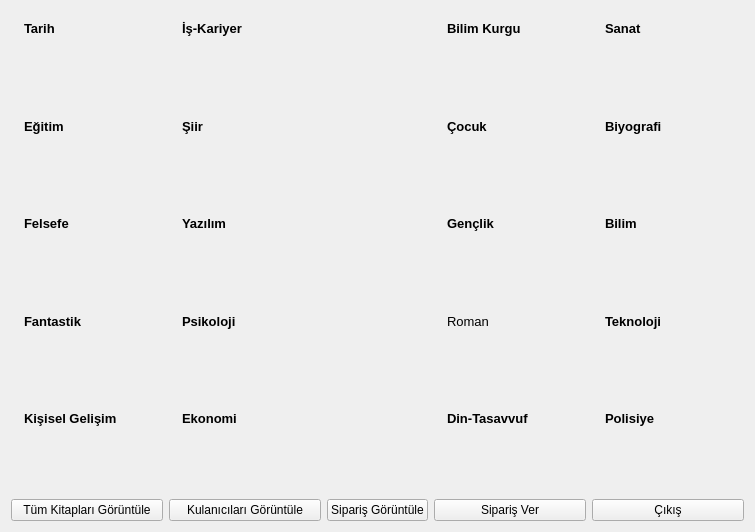
<?xml version="1.0" encoding="UTF-8"?>
<ui version="4.0">
 <class>Form</class>
 <widget class="QWidget" name="Form">
  <property name="geometry">
   <rect>
    <x>0</x>
    <y>0</y>
    <width>646</width>
    <height>532</height>
   </rect>
  </property>
  <property name="minimumSize">
   <size>
    <width>0</width>
    <height>0</height>
   </size>
  </property>
  <property name="windowTitle">
   <string>Form</string>
  </property>
  <layout class="QGridLayout" name="gridLayout_2">
   <item row="3" column="1">
    <layout class="QGridLayout" name="gridLayout">
     <item row="0" column="3">
      <widget class="QCommandLinkButton" name="commandLinkButton_bilim_kurgu">
       <property name="sizePolicy">
        <sizepolicy hsizetype="Preferred" vsizetype="Preferred">
         <horstretch>0</horstretch>
         <verstretch>0</verstretch>
        </sizepolicy>
       </property>
       <property name="font">
        <font>
         <family>Segoe UI</family>
         <pointsize>10</pointsize>
        </font>
       </property>
       <property name="text">
        <string>Bilim Kurgu</string>
       </property>
       <property name="iconSize">
        <size>
         <width>0</width>
         <height>1</height>
        </size>
       </property>
      </widget>
     </item>
     <item row="0" column="0">
      <widget class="QCommandLinkButton" name="commandLinkButton_tarih">
       <property name="font">
        <font>
         <family>Segoe UI</family>
         <pointsize>10</pointsize>
        </font>
       </property>
       <property name="text">
        <string>Tarih</string>
       </property>
       <property name="iconSize">
        <size>
         <width>0</width>
         <height>0</height>
        </size>
       </property>
      </widget>
     </item>
     <item row="2" column="4">
      <widget class="QCommandLinkButton" name="commandLinkButton_bilim">
       <property name="font">
        <font>
         <family>Segoe UI</family>
         <pointsize>10</pointsize>
        </font>
       </property>
       <property name="text">
        <string>Bilim</string>
       </property>
       <property name="iconSize">
        <size>
         <width>0</width>
         <height>0</height>
        </size>
       </property>
      </widget>
     </item>
     <item row="4" column="0">
      <widget class="QCommandLinkButton" name="commandLinkButton_kisisel_gelisim">
       <property name="font">
        <font>
         <family>Segoe UI</family>
         <pointsize>10</pointsize>
        </font>
       </property>
       <property name="text">
        <string>Kişisel Gelişim</string>
       </property>
       <property name="iconSize">
        <size>
         <width>0</width>
         <height>0</height>
        </size>
       </property>
      </widget>
     </item>
     <item row="3" column="1">
      <widget class="QCommandLinkButton" name="commandLinkButton_psikoloji">
       <property name="font">
        <font>
         <family>Segoe UI</family>
         <pointsize>10</pointsize>
        </font>
       </property>
       <property name="text">
        <string>Psikoloji</string>
       </property>
       <property name="iconSize">
        <size>
         <width>0</width>
         <height>0</height>
        </size>
       </property>
      </widget>
     </item>
     <item row="1" column="3">
      <widget class="QCommandLinkButton" name="commandLinkButton_cocuk">
       <property name="font">
        <font>
         <family>Segoe UI</family>
         <pointsize>10</pointsize>
        </font>
       </property>
       <property name="text">
        <string>Çocuk</string>
       </property>
       <property name="iconSize">
        <size>
         <width>0</width>
         <height>0</height>
        </size>
       </property>
      </widget>
     </item>
     <item row="1" column="1">
      <widget class="QCommandLinkButton" name="commandLinkButton_siir">
       <property name="font">
        <font>
         <family>Segoe UI</family>
         <pointsize>10</pointsize>
        </font>
       </property>
       <property name="text">
        <string>Şiir</string>
       </property>
       <property name="iconSize">
        <size>
         <width>0</width>
         <height>0</height>
        </size>
       </property>
      </widget>
     </item>
     <item row="3" column="3">
      <widget class="QCommandLinkButton" name="commandLinkButton_roman">
       <property name="sizePolicy">
        <sizepolicy hsizetype="Minimum" vsizetype="Minimum">
         <horstretch>0</horstretch>
         <verstretch>0</verstretch>
        </sizepolicy>
       </property>
       <property name="font">
        <font>
         <family>Segoe UI</family>
         <pointsize>10</pointsize>
         <weight>50</weight>
         <bold>false</bold>
         <stylestrategy>PreferAntialias</stylestrategy>
        </font>
       </property>
       <property name="layoutDirection">
        <enum>Qt::LeftToRight</enum>
       </property>
       <property name="text">
        <string>Roman</string>
       </property>
       <property name="iconSize">
        <size>
         <width>0</width>
         <height>0</height>
        </size>
       </property>
       <property name="description">
        <string/>
       </property>
      </widget>
     </item>
     <item row="6" column="0">
      <widget class="QPushButton" name="pushButton_tum_kitaplar">
       <property name="sizePolicy">
        <sizepolicy hsizetype="Preferred" vsizetype="Preferred">
         <horstretch>0</horstretch>
         <verstretch>0</verstretch>
        </sizepolicy>
       </property>
       <property name="text">
        <string>Tüm Kitapları Görüntüle</string>
       </property>
      </widget>
     </item>
     <item row="0" column="1">
      <widget class="QCommandLinkButton" name="commandLinkButton_is_kariyer">
       <property name="font">
        <font>
         <family>Segoe UI</family>
         <pointsize>10</pointsize>
        </font>
       </property>
       <property name="text">
        <string>İş-Kariyer</string>
       </property>
       <property name="iconSize">
        <size>
         <width>0</width>
         <height>0</height>
        </size>
       </property>
      </widget>
     </item>
     <item row="1" column="4">
      <widget class="QCommandLinkButton" name="commandLinkButton_biyografi">
       <property name="font">
        <font>
         <family>Segoe UI</family>
         <pointsize>10</pointsize>
        </font>
       </property>
       <property name="text">
        <string>Biyografi</string>
       </property>
       <property name="iconSize">
        <size>
         <width>0</width>
         <height>0</height>
        </size>
       </property>
      </widget>
     </item>
     <item row="4" column="4">
      <widget class="QCommandLinkButton" name="commandLinkButton_polisiye">
       <property name="font">
        <font>
         <family>Segoe UI</family>
         <pointsize>10</pointsize>
        </font>
       </property>
       <property name="text">
        <string>Polisiye</string>
       </property>
       <property name="iconSize">
        <size>
         <width>0</width>
         <height>0</height>
        </size>
       </property>
      </widget>
     </item>
     <item row="2" column="1">
      <widget class="QCommandLinkButton" name="commandLinkButton_yazilim">
       <property name="font">
        <font>
         <family>Segoe UI</family>
         <pointsize>10</pointsize>
        </font>
       </property>
       <property name="text">
        <string>Yazılım</string>
       </property>
       <property name="iconSize">
        <size>
         <width>0</width>
         <height>0</height>
        </size>
       </property>
      </widget>
     </item>
     <item row="0" column="4">
      <widget class="QCommandLinkButton" name="commandLinkButton_sanat">
       <property name="font">
        <font>
         <family>Segoe UI</family>
         <pointsize>10</pointsize>
        </font>
       </property>
       <property name="text">
        <string>Sanat</string>
       </property>
       <property name="iconSize">
        <size>
         <width>0</width>
         <height>0</height>
        </size>
       </property>
      </widget>
     </item>
     <item row="2" column="3">
      <widget class="QCommandLinkButton" name="commandLinkButton_genclik">
       <property name="font">
        <font>
         <family>Segoe UI</family>
         <pointsize>10</pointsize>
        </font>
       </property>
       <property name="text">
        <string>Gençlik</string>
       </property>
       <property name="iconSize">
        <size>
         <width>0</width>
         <height>0</height>
        </size>
       </property>
      </widget>
     </item>
     <item row="6" column="3">
      <widget class="QPushButton" name="pushButton_siparis">
       <property name="text">
        <string>Sipariş Ver</string>
       </property>
      </widget>
     </item>
     <item row="6" column="1">
      <widget class="QPushButton" name="pushButton_kullanici_goruntule">
       <property name="sizePolicy">
        <sizepolicy hsizetype="Preferred" vsizetype="Preferred">
         <horstretch>0</horstretch>
         <verstretch>0</verstretch>
        </sizepolicy>
       </property>
       <property name="text">
        <string>Kulanıcıları Görüntüle</string>
       </property>
      </widget>
     </item>
     <item row="4" column="1">
      <widget class="QCommandLinkButton" name="commandLinkButton_ekonomi">
       <property name="font">
        <font>
         <family>Segoe UI</family>
         <pointsize>10</pointsize>
        </font>
       </property>
       <property name="text">
        <string>Ekonomi</string>
       </property>
       <property name="iconSize">
        <size>
         <width>0</width>
         <height>0</height>
        </size>
       </property>
      </widget>
     </item>
     <item row="4" column="3">
      <widget class="QCommandLinkButton" name="commandLinkButton_din_tasavvuf">
       <property name="font">
        <font>
         <family>Segoe UI</family>
         <pointsize>10</pointsize>
        </font>
       </property>
       <property name="text">
        <string>Din-Tasavvuf</string>
       </property>
       <property name="iconSize">
        <size>
         <width>0</width>
         <height>0</height>
        </size>
       </property>
      </widget>
     </item>
     <item row="6" column="4">
      <widget class="QPushButton" name="pushButton_kitaplik_cikis">
       <property name="sizePolicy">
        <sizepolicy hsizetype="Preferred" vsizetype="Fixed">
         <horstretch>0</horstretch>
         <verstretch>0</verstretch>
        </sizepolicy>
       </property>
       <property name="text">
        <string>Çıkış</string>
       </property>
      </widget>
     </item>
     <item row="3" column="4">
      <widget class="QCommandLinkButton" name="commandLinkButton_teknoloji">
       <property name="font">
        <font>
         <family>Segoe UI</family>
         <pointsize>10</pointsize>
        </font>
       </property>
       <property name="text">
        <string>Teknoloji</string>
       </property>
       <property name="iconSize">
        <size>
         <width>0</width>
         <height>0</height>
        </size>
       </property>
      </widget>
     </item>
     <item row="3" column="0">
      <widget class="QCommandLinkButton" name="commandLinkButton_fantastik">
       <property name="font">
        <font>
         <family>Segoe UI</family>
         <pointsize>10</pointsize>
        </font>
       </property>
       <property name="text">
        <string>Fantastik</string>
       </property>
       <property name="iconSize">
        <size>
         <width>0</width>
         <height>0</height>
        </size>
       </property>
      </widget>
     </item>
     <item row="2" column="0">
      <widget class="QCommandLinkButton" name="commandLinkButton_felsefe">
       <property name="font">
        <font>
         <family>Segoe UI</family>
         <pointsize>10</pointsize>
        </font>
       </property>
       <property name="text">
        <string>Felsefe</string>
       </property>
       <property name="iconSize">
        <size>
         <width>0</width>
         <height>0</height>
        </size>
       </property>
      </widget>
     </item>
     <item row="1" column="0">
      <widget class="QCommandLinkButton" name="commandLinkButton_egitim">
       <property name="font">
        <font>
         <family>Segoe UI</family>
         <pointsize>10</pointsize>
        </font>
       </property>
       <property name="text">
        <string>Eğitim</string>
       </property>
       <property name="iconSize">
        <size>
         <width>0</width>
         <height>0</height>
        </size>
       </property>
      </widget>
     </item>
     <item row="6" column="2">
      <widget class="QPushButton" name="pushButton_siparis_goruntule">
       <property name="text">
        <string>Sipariş Görüntüle</string>
       </property>
      </widget>
     </item>
    </layout>
   </item>
  </layout>
 </widget>
 <resources/>
 <connections/>
</ui>
